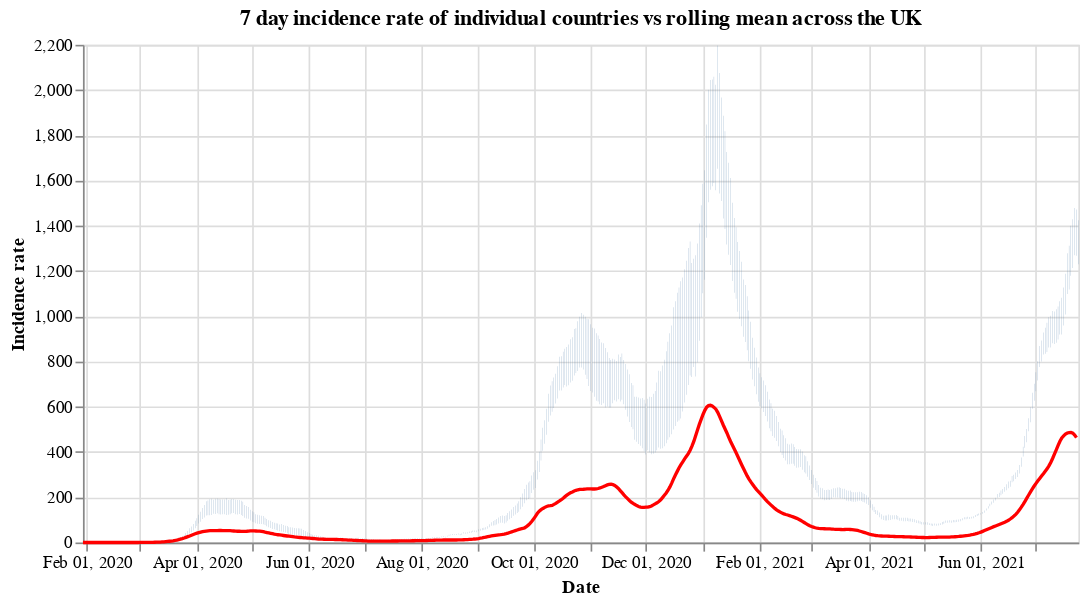

Notebook code for this chart:
### Code cell
#collapse
countries = uk_cases['areaName'].unique()
countries.sort()

selection = alt.selection_single(
    name='Select',
    fields=['areaName'],
    init={'areaName': 'Wales'},
    bind={'areaName': alt.binding_select(options=countries)}
)

# scatter plot, modify opacity based on selection
bars = alt.Chart(uk_cases).mark_bar().add_selection(
    selection
).encode(
    x=alt.X("yearmonthdate(date):T", axis=alt.Axis(title='Date')),
    y=alt.Y("weeklyCasesRate:Q", axis=alt.Axis(title='Incidence rate')),
    tooltip='weeklyCasesRate:Q',
    opacity=alt.condition(selection, alt.value(1), alt.value(0))
).properties(title=f'7 day incidence rate of individual countries vs rolling mean across the UK', width=600)

line = alt.Chart(overview_cases).mark_line(
    color='red',
    size=2,
).transform_window(
    rolling_mean='mean(weeklyCasesRate)',
    frame=[0, 7]
).encode(
    x='yearmonthdate(date):T',
    y='rolling_mean:Q'
)

alt.layer(bars, line)

### Figure 1 — Vega-Lite specification as saved in the notebook (floating-point values rounded to 4 significant figures; data arrays with more than 128 entries replaced by an {"elided": "..."} marker saying what was removed)
{"config": {"view": {"continuousWidth": 400, "continuousHeight": 300}}, "layer": [{"data": {"name": "data-d43052c2e4d2082261b6190f907813c0"}, "mark": "bar", "encoding": {"opacity": {"condition": {"value": 1, "selection": "Select"}, "value": 0}, "tooltip": {"type": "quantitative", "field": "weeklyCasesRate"}, "x": {"type": "temporal", "axis": {"title": "Date"}, "field": "date", "timeUnit": "yearmonthdate"}, "y": {"type": "quantitative", "axis": {"title": "Incidence rate"}, "field": "weeklyCasesRate"}}, "selection": {"Select": {"type": "single", "fields": ["areaName"], "init": {"areaName": "Wales"}, "bind": {"areaName": {"input": "select", "options": ["England", "Northern Ireland", "Scotland", "Wales"]}}}}, "title": "7 day incidence rate of individual countries vs rolling mean across the UK", "width": 600}, {"data": {"name": "data-03e40ddc3c836883b2b7a9326552997b"}, "mark": {"type": "line", "color": "red", "size": 2}, "encoding": {"x": {"type": "temporal", "field": "date", "timeUnit": "yearmonthdate"}, "y": {"type": "quantitative", "field": "rolling_mean"}}, "transform": [{"window": [{"op": "mean", "field": "weeklyCasesRate", "as": "rolling_mean"}], "frame": [0, 7]}]}], "$schema": "https://vega.github.io/schema/vega-lite/v4.8.1.json", "datasets": {"data-d43052c2e4d2082261b6190f907813c0": {"elided": "2072 records"}, "data-03e40ddc3c836883b2b7a9326552997b": {"elided": "541 records"}}}
